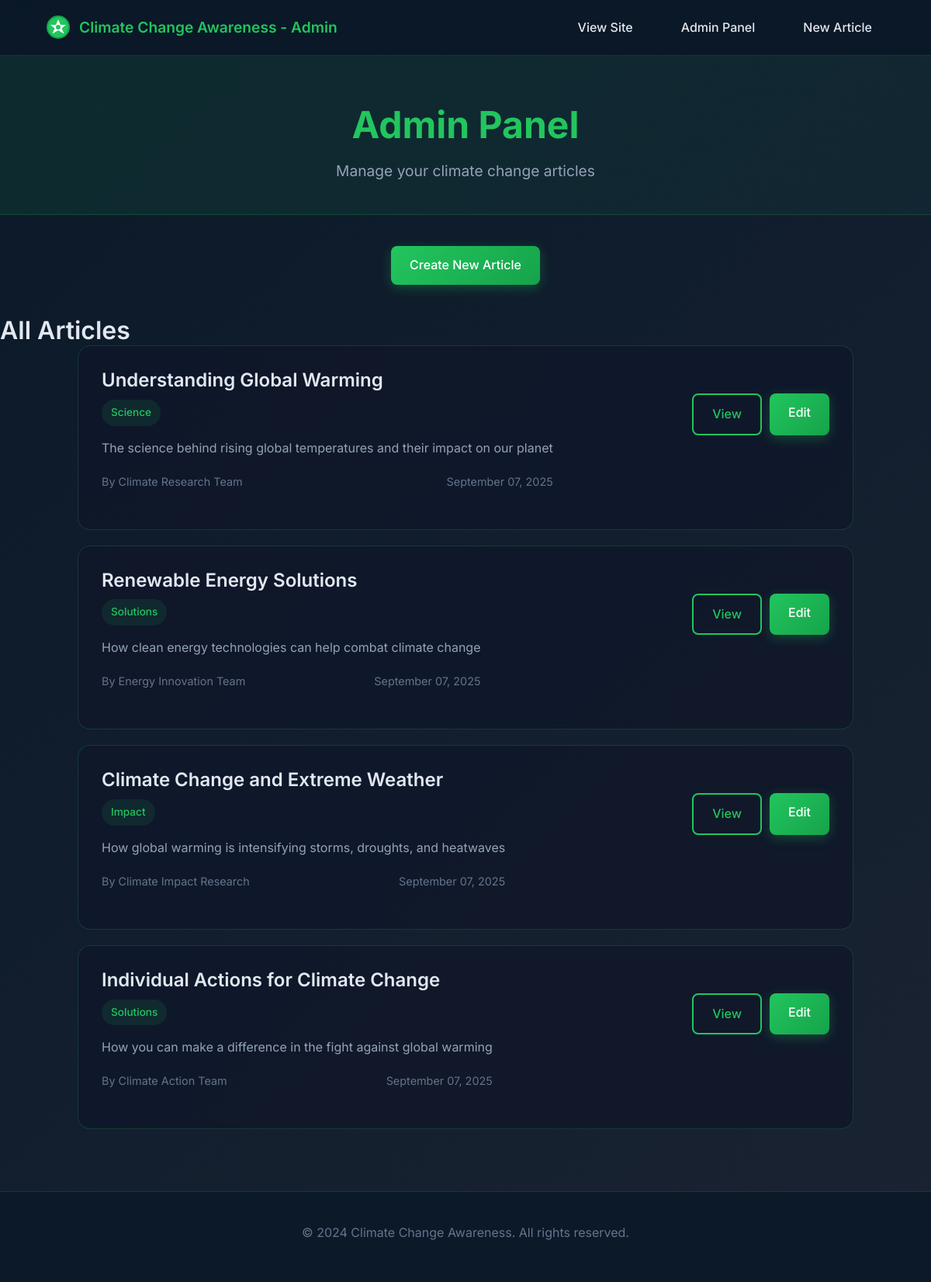
The page /admin on the database its author committed.
### main.py (models this page shows, shortened)
class ClimateArticle(db.Model):
    id = db.Column(db.Integer, primary_key=True)
    title = db.Column(db.String(200), nullable=False)
    subtitle = db.Column(db.String(500), nullable=False)
    content = db.Column(db.Text, nullable=False)
    category = db.Column(db.String(50), nullable=False)  # e.g., "Science", "Solutions", "Impact"
    date_created = db.Column(db.DateTime, default=datetime.utcnow)
    author = db.Column(db.String(100), nullable=False, default="Climate Team")

### main.py (the view)
@app.route('/admin')
def admin():
    articles = ClimateArticle.query.order_by(ClimateArticle.date_created.desc()).all()
    return render_template('admin.html', articles=articles)

### templates/admin.html (shortened to what this page needs)
<!doctype html>
<html lang="en">
<head>
  <link rel="stylesheet" href="../static/css/style.css">
</head>
<body>
  <header class="header">
    <div class="logo-container">
      <img src="../static/img/climate-logo.svg" alt="Climate Logo" width="30" height="30">
      <span class="logo-text">Climate Change Awareness - Admin</span>
    </div>
    <nav class="main-nav">
      <ul class="main-list">
        <li class="list__item"><a href="/">View Site</a></li>
        <li class="list__item"><a href="/admin">Admin Panel</a></li>
        <li class="list__item"><a href="/create_article">New Article</a></li>
      </ul>
    </nav>
  </header>
  <main>
    <section class="page-header">
      <h1 class="page-title">Admin Panel</h1>
      <p class="page-subtitle">Manage your climate change articles</p>
    </section>
    <section class="admin-actions">
      <a href="/create_article" class="btn btn-primary">Create New Article</a>
    </section>
    <section class="articles-management">
      <h2>All Articles</h2>
      {% if articles %}
        <div class="admin-articles-list">
          {% for article in articles %}
          <div class="admin-article-card">
            <div class="article-info">
              <h3>{{ article.title }}</h3>
              <p class="article-category">{{ article.category }}</p>
              <p class="article-subtitle">{{ article.subtitle }}</p>
              <div class="article-meta">
                <span>By {{ article.author }}</span>
                <span>{{ article.date_created.strftime('%B %d, %Y') }}</span>
              </div>
            </div>
            <div class="article-actions">
              <a href="/article/{{ article.id }}" class="btn btn-secondary">View</a>
              <a href="/edit_article/{{ article.id }}" class="btn btn-primary">Edit</a>
            </div>
          </div>
          {% endfor %}
        </div>
      {% else %}
        <div class="no-articles">
          <h3>No articles found</h3>
          <p>Create your first article to get started!</p>
          <a href="/create_article" class="btn btn-primary">Create Article</a>
        </div>
      {% endif %}
    </section>
  </main>
  <footer class="footer">
    <div class="footer-content">
      <p>&copy; 2024 Climate Change Awareness. All rights reserved.</p>
    </div>
  </footer>
</body>
</html>

### static/css/style.css (style rules this page uses)
body { margin: 0; padding: 0; font-family: 'Inter', sans-serif; font-size: 16px; line-height: 1.6; background: linear-gradient(135deg, #0a1929 0%, #1a2332 100%); color: #e2e8f0; min-height: 100vh; }
h1, h2, h3, h4, h5, h6 { margin: 0; font-weight: 600; line-height: 1.2; }
h1 { font-size: 2.5rem; }
h2 { font-size: 2rem; }
h3 { font-size: 1.5rem; }
p { margin: 0 0 1rem 0; }
img { object-fit: contain; }
a { text-decoration: none; color: inherit; transition: all 0.3s ease; }
ul { list-style: none; margin: 0; padding: 0; }
.btn { display: inline-block; padding: 12px 24px; border-radius: 8px; font-weight: 500; text-align: center; transition: all 0.3s ease; cursor: pointer; border: none; font-size: 16px; }
.btn-primary { background: linear-gradient(135deg, #22c55e, #16a34a); color: white; box-shadow: 0 4px 15px rgba(34, 197, 94, 0.3); }
.btn-secondary { background: transparent; color: #22c55e; border: 2px solid #22c55e; }
.header { display: flex; justify-content: space-between; align-items: center; padding: 20px 5%; background: rgba(10, 25, 41, 0.9); backdrop-filter: blur(10px); border-bottom: 1px solid rgba(34, 197, 94, 0.2); position: sticky; top: 0; z-index: 100; }
.logo-container { display: flex; align-items: center; gap: 12px; }
.logo-text { font-size: 1.2rem; font-weight: 600; color: #22c55e; }
.main-nav { display: flex; }
.main-list { display: flex; align-items: center; gap: 30px; }
.list__item a { color: #e2e8f0; font-weight: 500; padding: 8px 16px; border-radius: 6px; transition: all 0.3s ease; }
.page-header { text-align: center; padding: 60px 5% 40px; background: linear-gradient(135deg, rgba(34, 197, 94, 0.1) 0%, rgba(16, 185, 129, 0.05) 100%); border-bottom: 1px solid rgba(34, 197, 94, 0.2); }
.page-title { font-size: 3rem; font-weight: 700; color: #22c55e; margin-bottom: 16px; }
.page-subtitle { font-size: 1.2rem; color: #94a3b8; max-width: 600px; margin: 0 auto; }
.article-category { display: inline-block; background: rgba(34, 197, 94, 0.1); color: #22c55e; padding: 6px 12px; border-radius: 20px; font-size: 0.85rem; font-weight: 500; margin-bottom: 16px; }
.article-subtitle { color: #94a3b8; font-size: 1rem; line-height: 1.5; margin-bottom: 20px; }
.article-meta { display: flex; justify-content: space-between; align-items: center; font-size: 0.9rem; color: #64748b; margin-bottom: 20px; }
.article-actions { display: flex; gap: 20px; justify-content: center; margin-bottom: 60px; }
.admin-actions { padding: 40px 5%; text-align: center; }
.admin-articles-list { max-width: 1000px; margin: 0 auto; padding: 0 5%; }
.admin-article-card { display: flex; justify-content: space-between; align-items: center; background: rgba(15, 23, 42, 0.8); padding: 30px; border-radius: 16px; border: 1px solid rgba(34, 197, 94, 0.2); margin-bottom: 20px; }
.article-info h3 { color: #e2e8f0; margin-bottom: 10px; }
.article-actions { display: flex; gap: 10px; }
.footer { background: rgba(10, 25, 41, 0.9); padding: 40px 5%; text-align: center; border-top: 1px solid rgba(34, 197, 94, 0.2); margin-top: 80px; }
.footer-content p { color: #64748b; margin-bottom: 10px; }

### rows shown on the page
ClimateArticle: title "Understanding Global Warming", category "Science", subtitle "The science behind rising global temperatures and their impact on our planet", author "Climate Research Team", date_created "September 07, 2025"
ClimateArticle: title "Renewable Energy Solutions", category "Solutions", subtitle "How clean energy technologies can help combat climate change", author "Energy Innovation Team", date_created "September 07, 2025"
ClimateArticle: title "Climate Change and Extreme Weather", category "Impact", subtitle "How global warming is intensifying storms, droughts, and heatwaves", author "Climate Impact Research", date_created "September 07, 2025"
ClimateArticle: title "Individual Actions for Climate Change", category "Solutions", subtitle "How you can make a difference in the fight against global warming", author "Climate Action Team", date_created "September 07, 2025"
